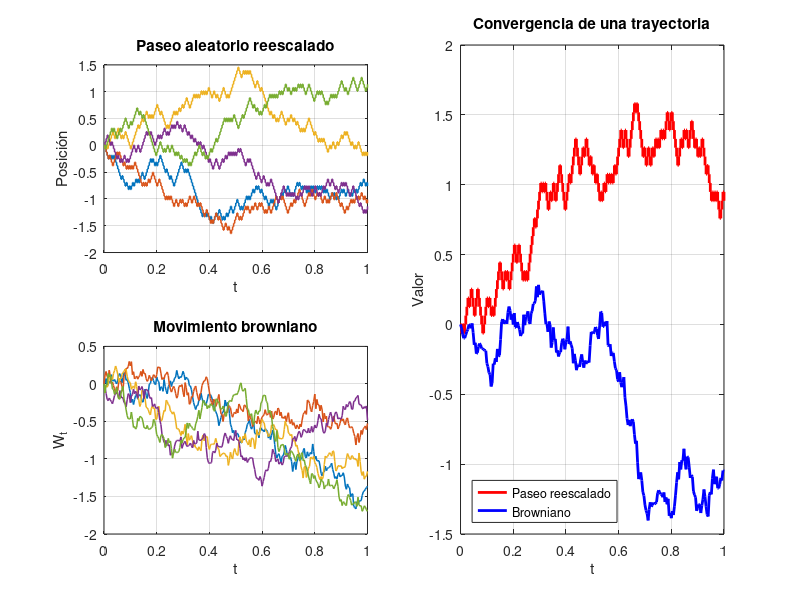

The MATLAB script that drew this image: (Note: this script raises an error after producing the figure.)
%% Donsker: paseo aleatorio vs. browniano
rng(123)
N = 250;  M = 5;  T = 1;  dt = T/N;     % parámetros
t = linspace(0,T,N+1);

clf
fig = figure('Name','Donsker – paseo vs. browniano',...
             'Units','normalized','Position',[.1 .1 .8 .7]);

% (1) Paseo aleatorio reescalado
subplot(2,2,1); hold on; box on; grid on
for m = 1:M
    xi = 2*(rand(N,1)>0.5)-1;                % +-1 equiprobables
    S  = [0; cumsum(xi)]./sqrt(N);           % escalado sqrt(N)
    stairs(t,S,'LineWidth',1.1)
end
xlabel('t'); ylabel('Posición')
title('Paseo aleatorio reescalado')

% (2) Browniano simulado 
subplot(2,2,3); hold on; box on; grid on
for m = 1:M
    W = [0; cumsum(sqrt(dt)*randn(N,1))];
    plot(t,W,'LineWidth',1.1)
end
xlabel('t'); ylabel('W_t')
title('Movimiento browniano')

% (3) Comparación trayectoria a trayectoria
subplot(1,2,2); hold on; box on; grid on
xi = 2*(rand(N,1)>0.5)-1;  S = [0; cumsum(xi)]./sqrt(N);
W  = [0; cumsum(sqrt(dt)*randn(N,1))];
stairs(t,S,'r','LineWidth',2)
plot(t,W,'b','LineWidth',2)
legend('Paseo reescalado','Browniano','Location','southwest')
xlabel('t'); ylabel('Valor')
title('Convergencia de una trayectoria')

sgtitle('Convergencia funcional de Donsker: paseo \rightarrow browniano')

carpeta = fullfile('C:','Users','User', ...
                   'Documents','Jesús', 'UNI', '5º Carrera', 'TFG');

if ~exist(carpeta,'dir')         % crea la carpeta si no existe
    mkdir(carpeta)
end

   % mantiene líneas y texto vectoriales

fname = fullfile(carpeta,'paseo_vs_browniano.pdf');
% Guardar (300 dpi) y confirmar en pantalla
print(fig,fname,'-dpdf','-painters')
disp(['Figura guardada en: ', fname])
